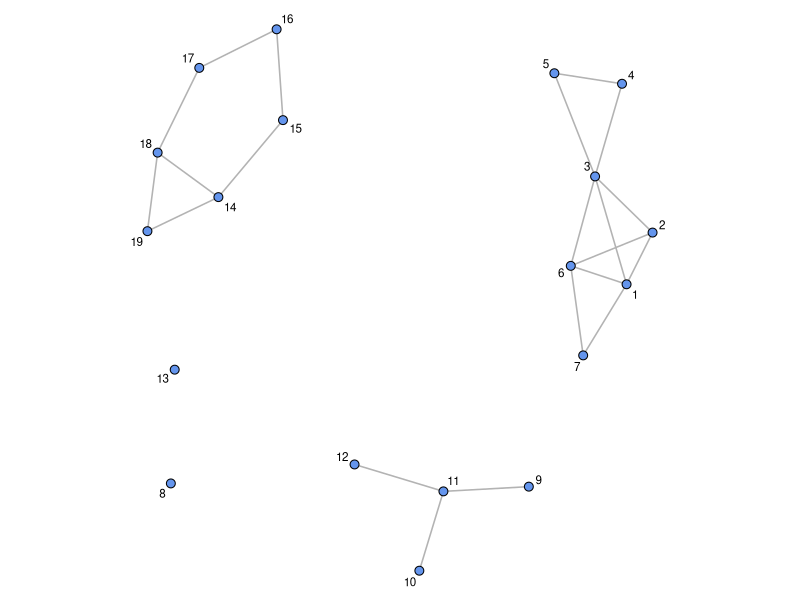

The R source for this figure: (Note: this script raises an error after producing the figure.)
## ---- chunk 1
# Network creation
library(sna)

network<-matrix(c(
  0,1,1,0,0,1,1,0,0,0,0,0,0,0,0,0,0,0,0,
  1,0,1,0,0,1,0,0,0,0,0,0,0,0,0,0,0,0,0,
  1,1,0,1,1,1,0,0,0,0,0,0,0,0,0,0,0,0,0,
  0,0,1,0,1,0,0,0,0,0,0,0,0,0,0,0,0,0,0,
  0,0,1,1,0,0,0,0,0,0,0,0,0,0,0,0,0,0,0,
  1,1,1,0,0,0,1,0,0,0,0,0,0,0,0,0,0,0,0,
  1,0,0,0,0,1,0,0,0,0,0,0,0,0,0,0,0,0,0,
  0,0,0,0,0,0,0,0,0,0,0,0,0,0,0,0,0,0,0,
  0,0,0,0,0,0,0,0,0,0,1,0,0,0,0,0,0,0,0,
  0,0,0,0,0,0,0,0,0,0,1,0,0,0,0,0,0,0,0,
  0,0,0,0,0,0,0,0,1,1,0,1,0,0,0,0,0,0,0,
  0,0,0,0,0,0,0,0,0,0,1,0,0,0,0,0,0,0,0,
  0,0,0,0,0,0,0,0,0,0,0,0,0,0,0,0,0,0,0,
  0,0,0,0,0,0,0,0,0,0,0,0,0,0,1,0,0,1,1,
  0,0,0,0,0,0,0,0,0,0,0,0,0,1,0,1,0,0,0,
  0,0,0,0,0,0,0,0,0,0,0,0,0,0,1,0,1,0,0,
  0,0,0,0,0,0,0,0,0,0,0,0,0,0,0,1,0,1,0,
  0,0,0,0,0,0,0,0,0,0,0,0,0,1,0,0,1,0,1,
  0,0,0,0,0,0,0,0,0,0,0,0,0,1,0,0,0,1,0),19,19)

network = as.network(network, directed = F)

par(mar = c(0,0,0,0))
plot(network,
     displaylabels=TRUE,
     label.cex = 0.7,
     edge.col = "grey70",
     vertex.col = "cornflowerblue",
     vertex.cex = 0.8)
## ---- chunk 2
knitr::include_graphics("images/11-Subgroups and Structural Equivalence/Untitled 1.png")
## ---- chunk 3
knitr::include_graphics("images/11-Subgroups and Structural Equivalence/12-network.png")
## ---- chunk 4
# Compute the cliques
# Returns number of cliques per each node
clique.census(network, mode = "graph")
## ---- chunk 5
knitr::include_graphics("images/11-Subgroups and Structural Equivalence/Untitled 2.png")
## ---- chunk 6
knitr::include_graphics("images/11-Subgroups and Structural Equivalence/Untitled 3.png")
## ---- chunk 7
knitr::include_graphics("images/11-Subgroups and Structural Equivalence/Untitled 4.png")
## ---- chunk 8
knitr::include_graphics("images/11-Subgroups and Structural Equivalence/Untitled 5.png")
## ---- chunk 9
# equivalence
network_2<-matrix(c(
  0,0,0,0,0,0,0,0,
  0,0,0,0,0,0,0,0,
  1,0,0,0,1,1,0,0,
  0,1,0,0,1,1,0,0,
  0,1,0,0,0,1,0,0,
  0,1,0,0,1,0,0,0,
  0,0,0,0,0,0,0,0,
  0,0,0,0,0,0,0,0),8,8,byrow=T)
## ---- chunk 10
knitr::include_graphics("images/11-Subgroups and Structural Equivalence/Untitled 6.png")
## ---- chunk 11
# Constructing the distance matrix with the Hamming distance
network_2_SEH<-sedist(network_2, method="hamming")
network_2_SEH 
## ---- chunk 12
knitr::include_graphics("images/11-Subgroups and Structural Equivalence/Untitled 7.png")
## ---- chunk 13
# Clustering
network_2_SEHD<-as.dist(network_2_SEH)

# Clustering on the Humming distance
network_2_SEHD_HC<-hclust(network_2_SEHD,method="complete")
plot(network_2_SEHD_HC)
## ---- chunk 14
network_2_SEE<-sedist(network_2, method="euclidean")
network_2_SEE

network_2_SEED<-as.dist(network_2_SEE)
network_2_SEED_HC<-hclust(network_2_SEED,method="complete")
plot(network_2_SEED_HC)
## ---- chunk 15
knitr::include_graphics("images/11-Subgroups and Structural Equivalence/Untitled 9.png")
## ---- chunk 16
# Euclidean Structural Equivalence
network_2_SEE<-sedist(network_2, method="euclidean")
network_2_SEE
## ---- chunk 17
knitr::include_graphics("images/11-Subgroups and Structural Equivalence/Untitled 10.png")
## ---- chunk 18
## Clustering on euclidean distance
network_2_SEED<-as.dist(network_2_SEE)
network_2_SEED_HC<-hclust(network_2_SEED,method="complete")
plot(network_2_SEED_HC)
